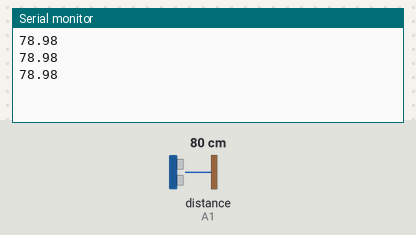
The sketch below on a simulated Arduino Uno, built with avr-gcc and run on an emulated ATmega328P. On the bench: the last lines printed to the serial monitor. Wiring (inferred from the names in the program): ultrasonic range finder: trigger A0; echo A1. The inputs (shaded band) are chosen by the test bench; at power-on: distance to the obstacle (sensor on A1) 80 cm. The echo pulse lasts 58.3 µs per cm.

Above: at 1.3 s.
1.4 s: distance to the obstacle (sensor on A1) set to 2 cm
At 1.9 s:
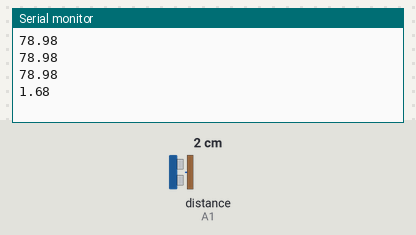
2.9 s: distance to the obstacle (sensor on A1) set to 4 cm
At 3.4 s:
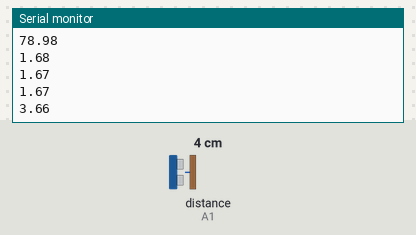
Timing chart, 0 to 5.9 s (numbered marks = the images above; inputs shaded):
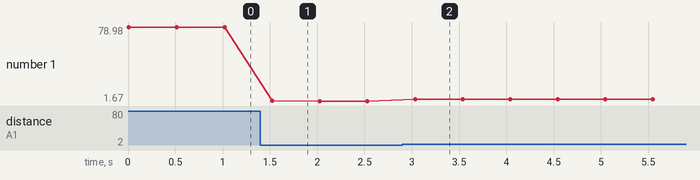

The sketch:

Ultrasonic_sensor.ino
```cpp
float trigpin = A0;
float echopin = A1;
float distance;
float duration;
void setup() {
  pinMode(trigpin, OUTPUT);
  pinMode(echopin, INPUT);
  Serial.begin(9600);
}

void loop() {
  //it clears if there is any high signal
  digitalWrite(trigpin, LOW);
  delay(2);  //time in miliseconds

  //main part
  digitalWrite(trigpin, HIGH);
  delayMicroseconds(10);  //time in microseconds

  digitalWrite(trigpin, LOW);
  duration=pulseIn(echopin, HIGH);//The time duration represents how long the trig pin remains in a high state.

  distance=(duration*0.034)/2;//in centimeter

  Serial.println(distance);
  delay(500);

}
```

Measured:
- after the input at 1.4 s, the serial monitor: prints a new line after 0.13 s (image 1)
- after the input at 2.9 s, the serial monitor: prints a new line after 0.13 s (image 2)
- plotted number 1: 78.98 → 1.67 after the input at 1.4 s, 1.67 → 3.66 after the input at 2.9 s
